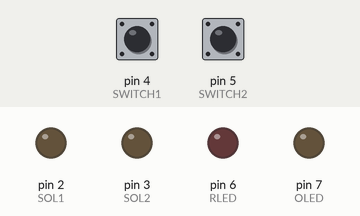
Recording of a sketch running on a simulated Arduino Uno, built with avr-gcc and run on an emulated ATmega328P. On the bench: output pins drawn as LEDs (lit = HIGH). The inputs (shaded band) are chosen by the test bench; at power-on: pin 4 (SWITCH1) LOW, pin 5 (SWITCH2) LOW.

Above: at 1.2 s.
1.3 s: pin 4 (SWITCH1) pulled HIGH for 0.15 s
At 2.4 s:
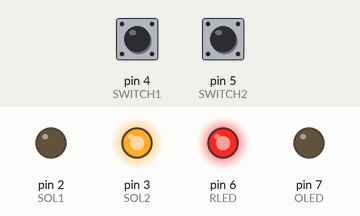
4.4 s: pin 4 (SWITCH1) pulled HIGH for 3.2 s
At 6.38 s:
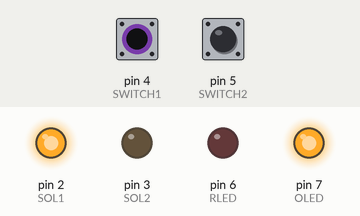
10.6 s: pin 4 (SWITCH1) pulled HIGH for 1 s
At 11.9 s:
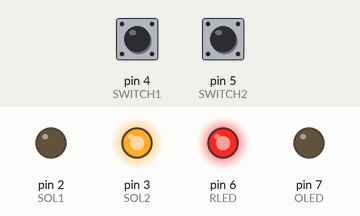
Timing chart, 0 to 16.0 s (numbered marks = the images above; inputs shaded):
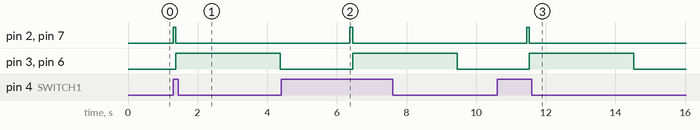

Measured:
- after the input at 1.3 s, pin 2 (SOL1), pin 7 (OLED): LOW → HIGH at once, → LOW 0.08 s later; pin 3 (SOL2), pin 6 (RLED): LOW → HIGH after 0.08 s, → LOW 3.0 s later
- after the input at 4.4 s, pin 2 (SOL1), pin 7 (OLED): LOW → HIGH after 2.0 s, → LOW 0.08 s later; pin 3 (SOL2), pin 6 (RLED): LOW → HIGH after 2.1 s, → LOW 3.0 s later
- after the input at 10.6 s, pin 2 (SOL1), pin 7 (OLED): LOW → HIGH after 0.85 s, → LOW 0.08 s later; pin 3 (SOL2), pin 6 (RLED): LOW → HIGH after 0.93 s, → LOW 3.0 s later

The sketch:

sketch_4Mar2022.ino
```cpp
int SOL1=2;
int SOL2=3;
int SWITCH1=4;
int SWITCH2=5;
int RLED=6;
int OLED=7;

void setup() {
  // put your setup code here, to run once:
pinMode(SOL1, OUTPUT);
pinMode(SOL2, OUTPUT);
pinMode(SWITCH1, INPUT);
pinMode(SWITCH2, INPUT);
pinMode(RLED, OUTPUT);
pinMode(OLED, OUTPUT);
}

void loop()
{
  digitalWrite(SWITCH1, LOW);
  digitalWrite(SWITCH2, LOW);

  if(digitalRead(SWITCH2) == HIGH && digitalRead(SWITCH1) == HIGH
)
//    BOTH MODE
{
  //EXTEND
  digitalWrite(SOL2,LOW);
  digitalWrite(RLED,LOW);
  digitalWrite(SOL1,HIGH);
  digitalWrite(OLED,HIGH);
  delay(500);
  //RETRACT
  digitalWrite(SOL1,LOW);
  digitalWrite(OLED,LOW);
  digitalWrite(SOL2,HIGH);
  digitalWrite(RLED,HIGH);
  delay(3000);
    //pause
  digitalWrite(SOL2,LOW);
  digitalWrite(RLED,LOW);
  digitalWrite(SOL1,LOW);
  digitalWrite(OLED,LOW);
  delay(100);
}
//    EMERGENCY MODE
else if(digitalRead(SWITCH2) == HIGH
)
{
  //EXTEND
  digitalWrite(SOL2,LOW);
  digitalWrite(RLED,LOW);
  digitalWrite(SOL1,HIGH);
  digitalWrite(OLED,HIGH);
  delay(500);
  //RETRACT
  digitalWrite(SOL1,LOW);
  digitalWrite(OLED,LOW);
  digitalWrite(SOL2,HIGH);
  digitalWrite(RLED,HIGH);
  delay(3000);
  //pause
  digitalWrite(SOL2,LOW);
  digitalWrite(RLED,LOW);
  digitalWrite(SOL1,LOW);
  digitalWrite(OLED,LOW);
  delay(100);
}

//    NORMAL MODE
else if(digitalRead(SWITCH1) == HIGH
)
{
  //EXTEND
  digitalWrite(SOL2,LOW);
  digitalWrite(RLED,LOW);
  digitalWrite(SOL1,HIGH);
  digitalWrite(OLED,HIGH);
  delay(75);
  //RETRACT
  digitalWrite(SOL1,LOW);
  digitalWrite(OLED,LOW);
  digitalWrite(SOL2,HIGH);
  digitalWrite(RLED,HIGH);
  delay(3000);
    //pause
  digitalWrite(SOL2,LOW);
  digitalWrite(RLED,LOW);
  digitalWrite(SOL1,LOW);
  digitalWrite(OLED,LOW);
  delay(2000);
}
else
{
digitalWrite(SOL2,LOW);
digitalWrite(RLED,LOW);
digitalWrite(SOL1,LOW);
digitalWrite(OLED,LOW);
}
}
```
